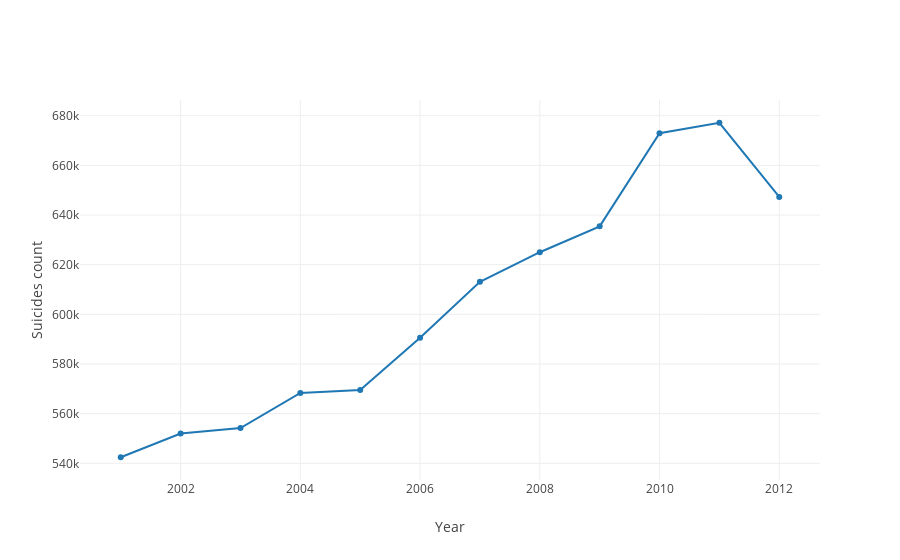

Write notebook code for a chart like this one.
### Code cell
# Creating line plot with scatter points
x = list(s_year.index)
y = list(s_year['Total'])
line = go.Scatter(
        x = x,
        y = y,
        mode = 'lines+markers',
        name = 'lines+markers'
)
layout = go.Layout(xaxis = dict(title=dict(text="Year"), automargin=True),
                   yaxis = dict(title=dict(text="Suicides count"), automargin=True))
fig = go.Figure(data=[line], layout=layout)
pyo.iplot(fig)

### Figure 1 — Plotly figure (JSON) as saved in the notebook; plotly's stock layout.template omitted (floating-point values rounded to 4 significant figures)
{"data": [{"mode": "lines+markers", "name": "lines+markers", "type": "scatter", "uid": "7f5054c4-2eaf-4993-b2bc-367fe0daf7e2", "x": [2001, 2002, 2003, 2004, 2005, 2006, 2007, 2008, 2009, 2010, 2011, 2012], "y": [542440, 551980, 554218, 568349, 569545, 590543, 613119, 625014, 635429, 672926, 677159, 647288]}], "layout": {"xaxis": {"automargin": true, "title": {"text": "Year"}}, "yaxis": {"automargin": true, "title": {"text": "Suicides count"}}}}
